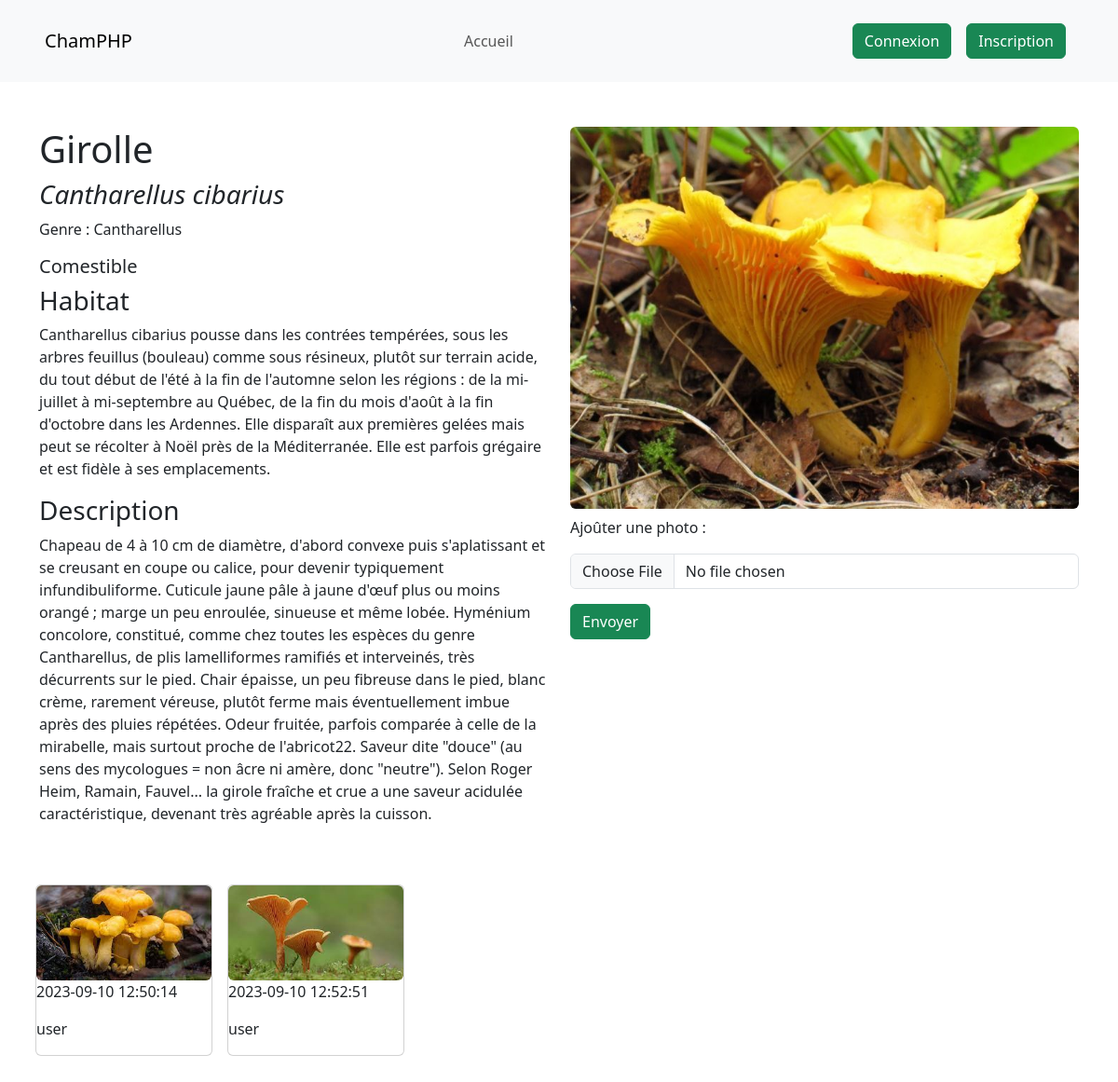
The page /mushrooms-details.php?id=3 on the database its author committed.
### tables this page shows
CREATE TABLE IF NOT EXISTS `mushrooms` (
  `id` int NOT NULL AUTO_INCREMENT,
  `name` varchar(45) DEFAULT NULL,
  `latin_name` varchar(45) DEFAULT NULL,
  `genus` varchar(45) DEFAULT NULL,
  `habitat` text,
  `category` enum('Comestible','Indigeste','Toxique','Mortel') DEFAULT NULL,
  `description` mediumtext,
  `main_picture` varchar(255) NOT NULL,
  PRIMARY KEY (`id`)
);

CREATE TABLE IF NOT EXISTS `pictures` (
  `id` int NOT NULL AUTO_INCREMENT,
  `title` varchar(255) NOT NULL,
  `picture_path` varchar(255) DEFAULT NULL,
  `type` varchar(255) NOT NULL,
  `size` int DEFAULT NULL,
  `upload_date` timestamp NULL DEFAULT CURRENT_TIMESTAMP,
  `mushrooms_id` int NOT NULL,
  `users_id` int NOT NULL,
  PRIMARY KEY (`id`),
  KEY `fk_pictures_mushrooms1_idx` (`mushrooms_id`),
  KEY `fk_pictures_users1_idx` (`users_id`)
);

### classes/Mushroom.php (called while the page is built, shortened)
<?php
class Mushroom implements IgetData, IgetDataById
{
    private int $id;
    private string $name;
    private string $latinName;
    private string $genus;
    private string $habitat;
    private string $category;
    private string $description;
    private string $mainPicture;
    public function __construct($id, $name, $latinName, $genus, $habitat, $category, $description, $mainPicture)
    {
        $this->id = $id;
        $this->name = $name;
        $this->latinName = $latinName;
        $this->genus = $genus;
        $this->habitat = $habitat;
        $this->category = $category;
        $this->description = $description;
        $this->mainPicture = $mainPicture;
    }
    public static function getDataById(PDO $pdo, int $id): object
    {
        $stmt = $pdo->prepare("SELECT * FROM mushrooms WHERE id=?");
        $stmt->execute([$id]);
        $m = $stmt->fetch();
        return new self($m['id'], $m['name'], $m['latin_name'], $m['genus'], $m['habitat'], $m['category'], $m['description'], $m['main_picture']);
    }
    public function getId(): int
    {
        return $this->id;
    }
    public function getName(): string
    {
        return $this->name;
    }
    public function getLatinName(): string
    {
        return $this->latinName;
    }
    public function getGenus(): string
    {
        return $this->genus;
    }
    public function getHabitat(): string
    {
        return $this->habitat;
    }
    public function getCategory(): string
    {
        return $this->category;
    }
    public function getDescription(): string
    {
        return $this->description;
    }
    public function getMainPicture(): string
    {
        return $this->mainPicture;
    }
}

### classes/Picture.php (called while the page is built, shortened)
<?php
class Picture implements IgetData, IgetDataById
{
    private int $id;
    private string $path;
    private string $date;
    public function __construct(int $id, string $title, string $path, string $type, string $date, int $mushroomsId, int $usersId)
    {
        $this->id = $id;
        $this->path = $path;
        $this->date = $date;
    }
    public static function getPicturesByMushroomsId(PDO $pdo, int $mushroomsId): array
    {
        $stmt = $pdo->prepare("SELECT * FROM pictures WHERE mushrooms_id=?");
        $stmt->execute([$mushroomsId]);
        $picturesArr = $stmt->fetchAll();
        $pictures = [];
        foreach ($picturesArr as $p) {
            $pictures[] = new self($p['id'], $p['title'], $p['picture_path'], $p['type'], $p['upload_date'], $p['mushrooms_id'], $p['users_id']);
        }
        return $pictures;
    }
    public function getPicturesUsername(PDO $pdo): string
    {
        $picturesId = $this->id;
        $stmt = $pdo->prepare("SELECT username FROM users INNER JOIN pictures ON users.id = users_id WHERE pictures.id=:picturesId");
        $stmt->execute(['picturesId' => $picturesId]);
        $usernameArr = $stmt->fetch();
        return $usernameArr['username'];
    }
    public function getPath(): string
    {
        return $this->path;
    }
    public function getDate(): string
    {
        return $this->date;
    }
}

### layout/mush-details-template.php (the view, shortened to what this page needs)
<div class="row align-text-center">
    <div class="col-6">
        <h1><?php echo $mushroom->getName(); ?></h1>
        <h3><i><?php echo $mushroom->getLatinName(); ?></i></h3>
        <p>Genre : <?php echo $mushroom->getGenus(); ?></p>
        <h5><?php echo $mushroom->getCategory(); ?></h5>
        <h3>Habitat</h3>
        <p><?php echo $mushroom->getHabitat(); ?></p>
        <h3>Description</h3>
        <p><?php echo $mushroom->getDescription(); ?></p>
    </div>
    <div class="col-6">
        <img src="assets/pictures/<?php echo $mushroom->getMainPicture(); ?>" class="img-fluid rounded" alt="">
        <form method="POST" enctype="multipart/form-data">
            <div class="form-group">
                <label for="newPicture" class="my-2">Ajoûter une photo :</label>
                <input type="file" name="newPicture" class="form-control my-2" />
                <button type="submit" class="btn btn-success my-2" name="mushroomsId" value="<?php echo $mushroom->getId(); ?>">Envoyer</button>
            </div>
        </form>
    </div>
</div>

### mushrooms-details.php (shortened to what this page needs)
<?php
require_once 'layout/header.php';
require_once 'classes/Mushroom.php';
require_once 'classes/Picture.php';
require_once 'functions/db.php';
try {
    if (isset($_GET['id'])) {
        $mushroomsId = intval($_GET['id']);
        $pdo = getDbConnection();
        $mushroom = Mushroom::getDataById($pdo, $mushroomsId);
        $pictures = Picture::getPicturesByMushroomsId($pdo, $mushroomsId);
    }
} catch (PDOException) {
    $message = "Erreur lors de la requête";
} catch (Exception $ex) {
    $message = $ex->getMessage();
}
?>
<div class="container my-5">
<?php
    require_once 'layout/mush-details-template.php'; ?>
    <div class="row my-5">
    <?php foreach($pictures as $picture) {
        try {
            $username = $picture->getPicturesUsername($pdo);
        } catch(PDOException) {
            echo "Erreur lors de la requête";
            exit;
        }
        require 'layout/pictures-list-template.php';
    } ?>
    </div>
</div>

### layout/pictures-list-template.php
<div class="card col-2 px-0 mx-2">
    <img class="card-img-top img-fluid rounded" src="assets/uploads/<?php echo $picture->getPath(); ?>" alt="">
    <div class="justify-content-between">
        <p><?php echo $picture->getDate(); ?></p>
        <p><?php echo $username; ?></p>
    </div>
</div>

### rows shown on the page
mushrooms: name "Girolle", latin_name "Cantharellus cibarius", genus "Cantharellus", category "Comestible", habitat "Cantharellus cibarius pousse dans les contrées tempérées, sous les arbres feuillus (bouleau) comme sous résineux, plutôt sur terrain acide, du tout début de l'été à la fin de l'automne selon les régions : de la mi-juillet à mi-septembre au Québec, de la fin du mois d'août à la fin d'octobre dans les Ardennes. Elle disparaît aux premières gelées mais peut se récolter à Noël près de la Méditerranée. Elle est parfois grégaire et est fidèle à ses emplacements.", description "Chapeau de 4 à 10 cm de diamètre, d'abord convexe puis s'aplatissant et se creusant en coupe ou calice, pour devenir typiquement infundibuliforme. Cuticule jaune pâle à jaune d'œuf plus ou moins orangé ; marge un peu enroulée, sinueuse et même lobée. Hyménium concolore, constitué, comme chez toutes les espèces du genre Cantharellus, de plis lamelliformes ramifiés et interveinés, très décurrents sur le pied. Chair épaisse, un peu fibreuse dans le pied, blanc crème, rarement véreuse, plutôt ferme mais éventuellement imbue après des pluies répétées. Odeur fruitée, parfois comparée à celle de la mirabelle, mais surtout proche de l'abricot22. Saveur dite \"douce\" (au sens des mycologues = non…", main_picture (picture)
pictures: picture_path (picture), upload_date "2023-09-10 12:50:14", username "user"
pictures: picture_path (picture), upload_date "2023-09-10 12:52:51", username "user"
